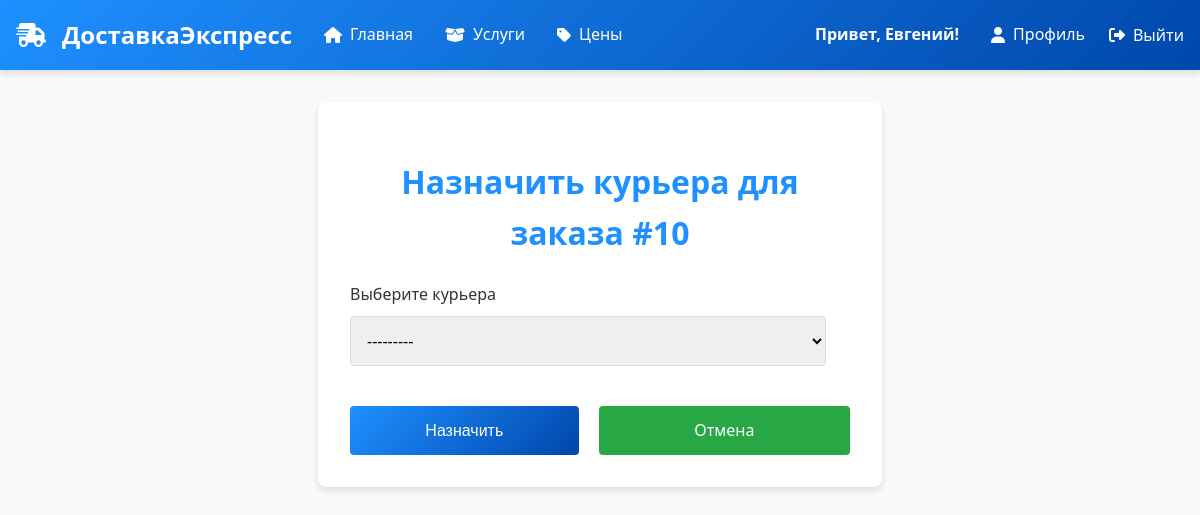
The app's page /orders/10/assign-courier/ (signed in) with its own data.
### delivery/models.py (models this page shows, shortened)
class CustomUser(AbstractUser):
    username = None  # Удаляем поле username
    phone = models.CharField(_('Phone'), max_length=20, unique=True)
    name = models.CharField(_('Name'), max_length=100)
    is_ready = models.BooleanField(default=False, verbose_name="Готов к доставке")
    role = models.ForeignKey(
        Role,
        on_delete=models.SET_NULL,
        null=True,
        blank=True,
        default=None,  # Явно указываем, что по умолчанию null
        verbose_name="Роль",
        related_name='users'
    )
    USERNAME_FIELD = 'phone'
    REQUIRED_FIELDS = ['name']  # Обязательные поля при createsuperuser
    objects = CustomUserManager()
    def __str__(self):
        return f"{self.name} ({self.phone})"

class Order(models.Model):
    STATUS_CHOICES = [
        ('create', 'Создан'),
        ('courier', 'Доставляет курьер'),
        ('delivered', 'Вручен'),
        ('not_delivered', 'Не вручен'),
        ('cancelled', 'Отменен'),
    ]
    sender = models.ForeignKey(
        settings.AUTH_USER_MODEL,
        on_delete=models.SET_NULL,
        null=True,
        blank=True,
        verbose_name="Отправитель",
        related_name='orders_sent'
    )
    courier = models.ForeignKey(
        settings.AUTH_USER_MODEL,
        on_delete=models.SET_NULL,
        null=True,
        blank=True,
        verbose_name="Курьер",
        related_name='orders_courier',
        limit_choices_to={'role__id': 2}  # Ограничение выбора пользователей с ролью id=2
    )
    service = models.ForeignKey(
        'Service',
        on_delete=models.SET_NULL,
        null=True,
        blank=True,
        verbose_name="Услуга",
        related_name='orders'
    )
    sender_address = models.CharField(
        max_length=255,
        verbose_name="Адрес отправки",
        blank=True,
        default=''
    )
    order_description = models.TextField(
        verbose_name="Описание заказа",
        blank=True,
        default=''
    )
    recipient_address = models.CharField(
        max_length=255,
        verbose_name="Адрес получателя",
        blank=True,
        default=''
    )
    cost = models.DecimalField(
        max_digits=10,
        decimal_places=2,
        verbose_name="Стоимость",
        null=True,
        blank=True,
        help_text="Стоимость берется из услуги"
    )
    status = models.CharField(
        max_length=20,
        choices=STATUS_CHOICES,
        default='courier',
        verbose_name="Статус заказа"
    )
    comment = models.TextField(
        verbose_name="Комментарий",
        null=True,
        blank=True,
        default=None
    )
    claim = models.TextField(
        verbose_name="Претензия",
        null=True,
        blank=True,
        default=None
    )
    created_at = models.DateTimeField(auto_now_add=True, verbose_name="Дата создания")
    class Meta:
        verbose_name = "Заказ"
        verbose_name_plural = "Заказы"
        ordering = ['-created_at']

### delivery/views.py (the view, shortened to what this page needs)
# urls.py: path('orders/<int:pk>/assign-courier/', AssignCourierView.as_view(), name='order_assign_courier'),
class AssignCourierView(View):
    template_name = 'delivery/assign_courier.html'  # Создайте этот шаблон
    def get(self, request, pk):
        order = get_object_or_404(Order, pk=pk)
        form = AssignCourierForm(instance=order)
        return render(request, self.template_name, {'form': form, 'order': order})

### delivery/forms.py
class AssignCourierForm(forms.ModelForm):
    class Meta:
        model = Order
        fields = ['courier']
        labels = {
            'courier': _('Выберите курьера'),
        }

### templates/delivery/assign_courier.html (shortened to what this page needs)
{% extends "base.html" %}
{% block content %}
<div style="max-width: 500px; margin: 2rem auto; padding: 2rem; background: white; border-radius: 8px; box-shadow: 0 4px 6px rgba(0, 0, 0, 0.1);">
    <h1 style="color: #1e90ff; text-align: center; margin-bottom: 1.5rem;">
        Назначить курьера для заказа #{{ order.id }}
    </h1>
    <form method="post" style="width: 100%;">
        {% for field in form %}
            <div style="margin-bottom: 1.5rem; width: 100%;">
                <label for="{{ field.id_for_label }}" style="display: block; margin-bottom: 0.5rem; font-weight: 500; color: #333;">
                    {{ field.label }}{% if field.field.required %}*{% endif %}
                </label>
                {{ field }}
            </div>
        {% endfor %}
        <div style="display: flex; justify-content: space-between; margin-top: 2rem;">
    <button type="submit"
            style="width: 48%; margin-right: 4%; background: linear-gradient(135deg, #1e90ff, #0047ab); color: white; padding: 0.75rem;
                   border: none; border-radius: 4px; font-weight: 500; font-size: 1rem; cursor: pointer;
                   transition: transform 0.3s ease, box-shadow 0.3s ease;">
        Назначить
    </button>
    <a href="{% url 'orders' %}"
       style="width: 48%; background-color: #28a745; color: white; padding: 0.75rem;
              border-radius: 4px; font-weight: 500; cursor: pointer; text-decoration: none;
              display: inline-block; text-align: center; transition: background-color 0.3s ease;">
        Отмена
    </a>
</div>
    </form>
</div>
{% endblock %}

### templates/base.html (shortened to what this page needs)
<!DOCTYPE html>
<html lang="ru">
<head>
    <link rel="stylesheet" href="https://cdnjs.cloudflare.com/ajax/libs/font-awesome/6.4.0/css/all.min.css">
</head>
<body>
    <header>
        <div class="container">
            <nav>
                <div class="left-nav">
                    <a href="{% url 'home' %}" class="logo">
                        <i class="fas fa-truck-fast"></i>
                        <span>ДоставкаЭкспресс</span>
                    </a>
                    <a href="{% url 'home' %}"><i class="fas fa-home"></i> Главная</a>
                    {% if not user.is_authenticated or user.role.id == 1 or user.is_superuser or user.is_staff %}
                        <a href="{% url 'delivery:services' %}"><i class="fas fa-box-open"></i> Услуги</a>
                        <a href="{% url 'prices:prices' %}"><i class="fas fa-tag"></i> Цены</a>
                    {% endif %}
                </div>
                <div class="right-nav">
                    {% if user.is_authenticated %}
                        <span class="user-greeting">Привет, {{ user.name }}!</span>
                        {% if user.is_superuser or user.is_staff %}
                            <a href="{% url 'orders' %}"><i class="fas fa-shopping-cart"></i> Заказы</a>
                        {% elif user.role.id == 1 %}
                            <a href="{% url 'profile' %}"><i class="fas fa-user"></i> Профиль</a>
                        {% endif %}
                        <form class="logoutButton" id="logout-form" method="post" action="/logout/">
                            <button type="submit">
                                <i class="fas fa-sign-out-alt"></i> Выйти
                            </button>
                        </form>
                    {% else %}
                        <a href="{% url 'login' %}"><i class="fas fa-sign-in-alt"></i> Войти</a>
                        <a href="{% url 'register' %}"><i class="fas fa-user-plus"></i> Регистрация</a>
                    {% endif %}
                </div>
            </nav>
        </div>
    </header>
    <main class="container">
        {% block content %}{% endblock %}
    </main>
</body>
</html>

### templates/base.html (style rules this page uses)
body { font-family: 'Segoe UI', Tahoma, Geneva, Verdana, sans-serif; margin: 0; padding: 0; line-height: 1.6; background-color: #f8f9fa; }
header { background: linear-gradient(135deg, #1e90ff, #0047ab); color: white; padding: 1rem 0; box-shadow: 0 4px 6px rgba(0, 0, 0, 0.1); }
.container { max-width: 1800px; margin: 0 auto; padding: 0 1rem; }
nav { display: flex; justify-content: space-between; align-items: center; }
.left-nav, .right-nav { display: flex; align-items: center; }
.left-nav { gap: 2rem; }
.right-nav { gap: 1.5rem; }
nav a { color: white; text-decoration: none; font-weight: 500; transition: all 0.3s ease; display: flex; align-items: center; gap: 0.5rem; }
.logo { font-weight: 700; font-size: 1.5rem; display: flex; align-items: center; color: white; }
.logo i { margin-right: 0.5rem; }
.user-greeting { font-weight: 600; margin-right: 0.5rem; }
#logout-form button { background: none; border: none; color: white; font-weight: 500; font-family: inherit; font-size: inherit; cursor: pointer; display: flex; align-items: center; gap: 0.5rem; padding: 0; }

### templates/delivery/assign_courier.html (style rules this page uses)
input, select, textarea { width: calc(100% - 1.5rem); padding: 0.75rem; border: 1px solid #ddd; border-radius: 4px; font-family: inherit; font-size: 1rem; transition: border-color 0.3s ease; margin-bottom: 0.5rem; box-sizing: border-box; }
nav a { text-decoration: none; }

### records on screen
CustomUser: name "Евгений"
Order: id "10", form "---------"

### other values on screen
{{ field.label }} "Выберите курьера"
